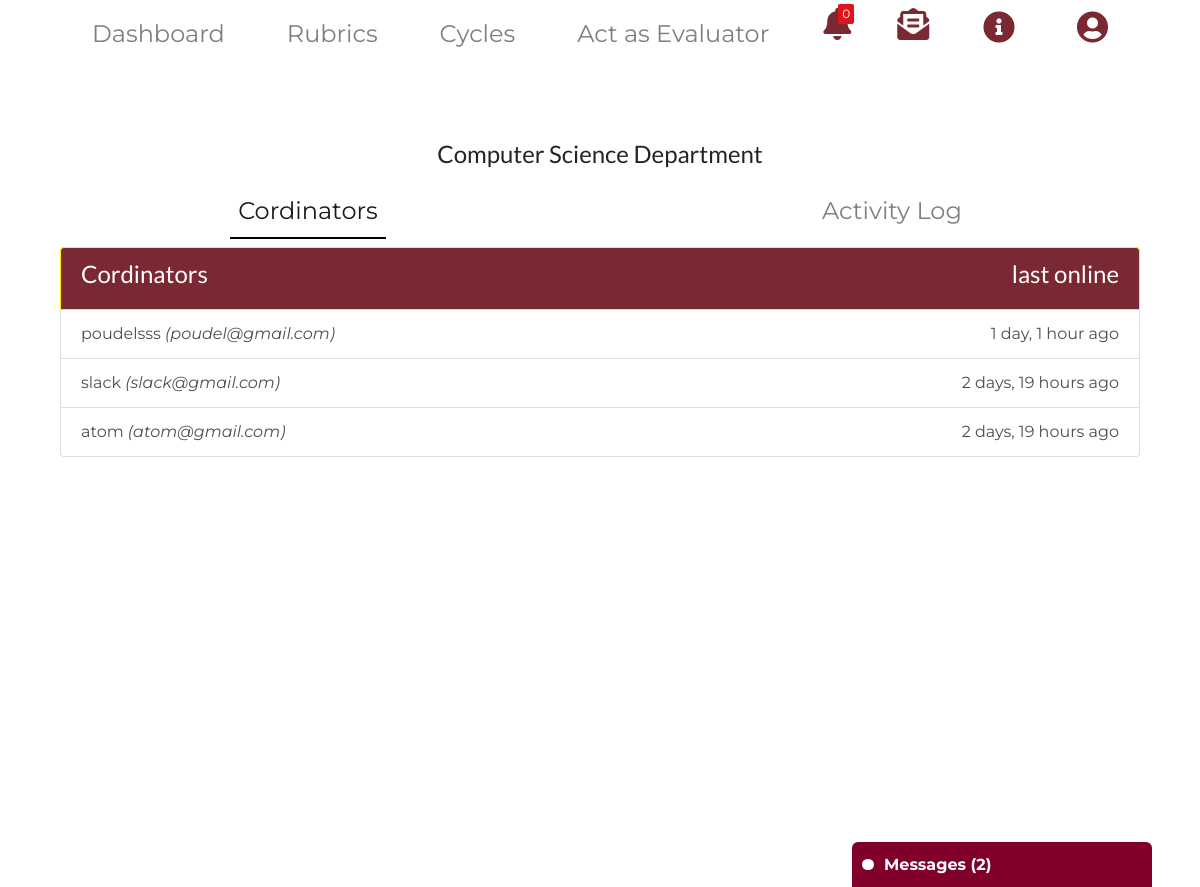
/department_view/8 (signed in), run on the app's committed database.
### main/models.py (models this page shows)
class CoOrdinator(models.Model):
    name = models.CharField(max_length=100)
    email = models.CharField(max_length=200)
    department = models.CharField(max_length=200)
    dept = models.ForeignKey(Department, null=True, on_delete=models.CASCADE)
    last_online = models.DateTimeField(null=True)

### main/views.py (the view)
# urls.py: path('department_view/<int:cordinator_id>', views.department_view, name="department_view"),
def department_view(request, cordinator_id):
    cordinator = CoOrdinator.objects.get(id=cordinator_id)
    dept = cordinator.dept
    department_name = cordinator.department
    print(dept)
    cordinators = CoOrdinator.objects.filter(dept=dept)
    print(cordinators)
    for logs in Log.objects.filter(subject=dept):
        for co in cordinators:
            if(logs.cor==co.email):
                CoOrdinator.objects.filter(id=co.id).update(last_online=logs.created_at)
    context = {'cordinator':cordinator, 'dept_id':dept.id, 'list_dept':'active', 'cordinators':cordinators
    , 'notification_count' : Notification.objects.filter(read=False, to=request.user.email).count(),
    'notifications' : Notification.objects.filter(read=False, to=request.user.email).order_by('-created_at' ),
     'msgs_count': Broadcast.objects.filter(receiver=request.user.email, read=False).order_by('-sent_at').count(),
    'msgs':Broadcast.objects.filter(receiver=request.user.email).order_by('-sent_at'), 'department_name':department_name}
    return render(request, 'main/department_view.html', context)

### main/templates/main/department_view.html (shortened to what this page needs)
{% extends  'main/adminbase.html' %}
{%load static%}
{%block body_block%}
<br>
<br>
<h4 class = "text-center">{{department_name}} Department </h4>
<nav class="navbar sticky-top navbar-expand-lg  navbar-light ">
<div class="collapse navbar-collapse" id="navbarTogglerDemo04">
  <ul class="navbar-nav w-100 mr-auto mt-2 mt-lg-0 justify-content-around">
    <li class="nav-item {{list_dept}}" >
      <a class="nav-link" href="" >Cordinators</a>
    </li>
    <li class="nav-item {{log_dept}}" >
      <a class="nav-link" href="{%url 'main:dept_log' dept_id %}"> Activity Log</a>
    </li>
    </ul>
  </div>
</nav>
<div class = "container">
  <div class = "container-fluid">
    <ul class="list-group" style = "overflow-y:auto; height: 80vh;">
      <li class="list-group-item  list-group-item-action active  d-flex justify-content-between"><span> <h4>Cordinators</h4> </span>
        <span><h4>last online</h4></span>
      </li>
      {%for co in cordinators%}
        <a href= "#" class="list-group-item list-group-item-action d-flex justify-content-between"><span>{{co.name}} <em>({{co.email}})</em></span>
          {%if co.last_online%}
           {{co.last_online|timesince}} ago
          {%endif%}
         </a>
  {%endfor%}
</ul>
{%endblock%}

### main/static/css/landing.css (style rules this page uses)
html { overflow-y: scroll; }
body { font-family: Montserrat, Lato, 'Nunito Sans', Helvetica, Arial, Platino, Garamond, Bookman, Lucidia; }
body { height: 100vh; }
li.nav-item.active { border-bottom: 2px solid black; }
.nav-item { font-size: 1.5rem; }
.list-group-item.active { z-index: 2; color: #fff; background-color: #7a2831 ; border-color: #fff300; }
h4 { font-family: lato; }

### main/templates/main/adminbase.html (style rules this page uses)
body { background: #fff; color: #212121; font-family: 'Open Sans', sans-serif; }

### main/templates/main/navbar.html (style rules this page uses)
ul li a { color:#FFF; text-decoration:none; cursor:pointer; }

### data on the page
CoOrdinator: department "Computer Science", name "poudelsss", email "poudel@gmail.com", last_online "1 day, 1 hour"
CoOrdinator: name "slack", email "slack@gmail.com", last_online "2 days, 19 hours"
CoOrdinator: name "atom", email "atom@gmail.com", last_online "2 days, 19 hours"

### other printed values
{{ notification_count }} "0"
{{ msgs_count }} "2"
